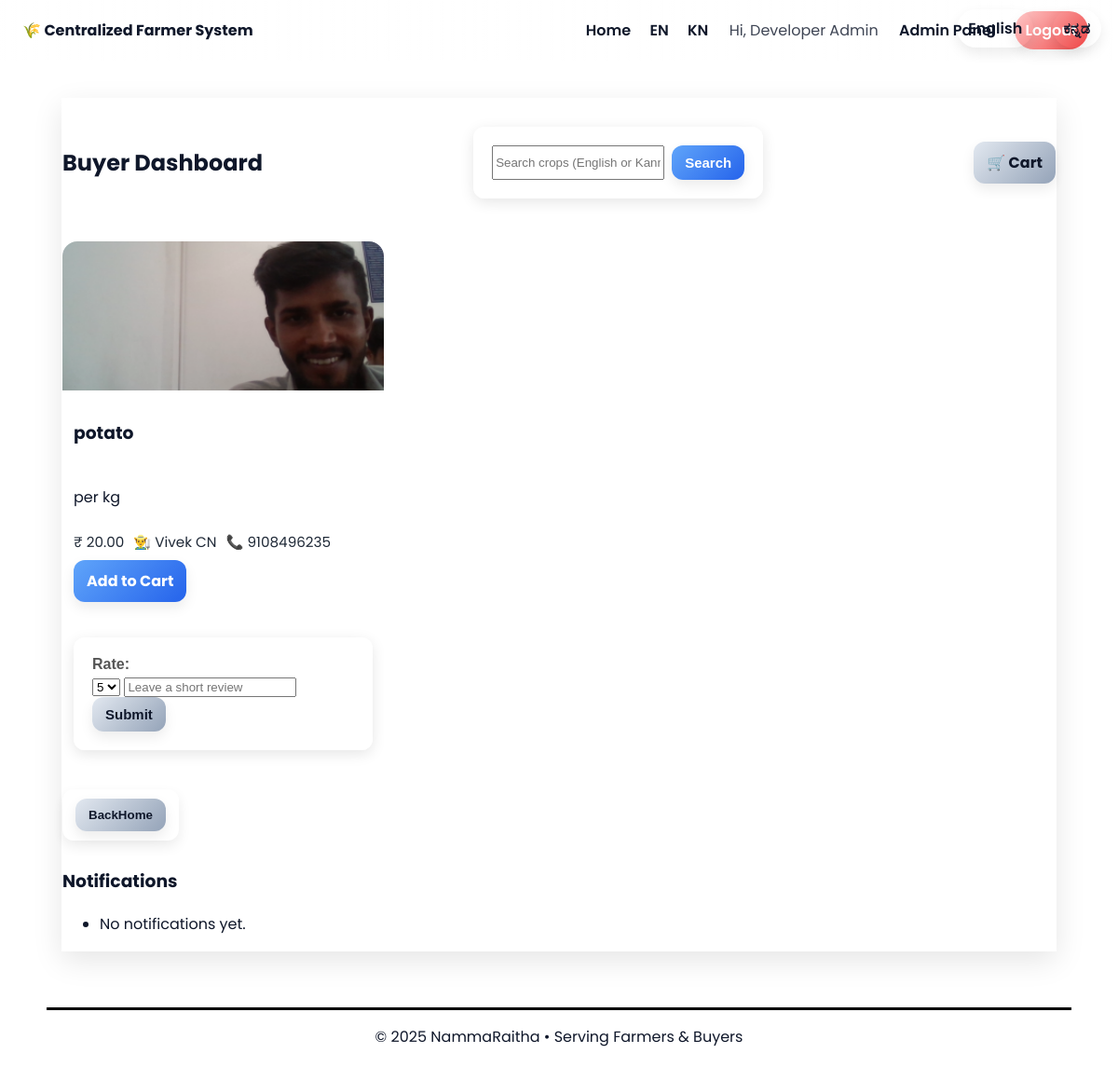
The page /search (signed in) on the database its author committed.
### tables this page shows
CREATE TABLE products (
            id INTEGER PRIMARY KEY AUTOINCREMENT,
            farmer_id INTEGER NOT NULL,
            name TEXT NOT NULL,
            description TEXT,
            price REAL NOT NULL,
            phone TEXT,
            image_filename TEXT,
            sold INTEGER DEFAULT 0,
            created_at TEXT NOT NULL,
            FOREIGN KEY(farmer_id) REFERENCES users(id)
        );

### app.py (the view)
@app.route('/search')
def search():
    q = request.args.get('q','').strip().lower()
    qx = KANNADA_MAP.get(q, q)
    conn = get_db(); cur = conn.cursor()
    cur.execute("""
        SELECT p.*, u.name AS farmer_name
        FROM products p
        JOIN users u ON p.farmer_id = u.id
        LEFT JOIN reviews r ON p.id = r.product_id
        WHERE p.sold=0 AND (LOWER(p.name) LIKE ? OR LOWER(p.description) LIKE ?)
        GROUP BY p.id
        ORDER BY COALESCE(AVG(r.rating),0) DESC
    """, (f'%{qx}%', f'%{qx}%',))
    rows = cur.fetchall()
    conn.close()
    return render_template('buyer_dashboard.html', products=rows, notes=[], query=q)

### app.py (called while the page is built)
def get_db():
    conn = sqlite3.connect(os.path.join(BASE_DIR, 'app.db'))
    conn.row_factory = sqlite3.Row
    return conn

def t(key):
    lang = session.get('lang', 'en')
    return TRANSLATIONS.get(lang, TRANSLATIONS['en']).get(key, key)

@app.context_processor
def inject_translations():
    return {'t': t, 'lang': session.get('lang','en')}

### templates/buyer_dashboard.html (shortened to what this page needs)
{% extends 'base.html' %}
{% block content %}
<section class="dashboard glass">
  <div class="dash-header">
    <h2>Buyer Dashboard</h2>
    <form action="{{ url_for('search') }}" class="search">
      <input name="q" id="search-input" value="{{ query or '' }}" placeholder="Search crops (English or Kannada)...">
      <button class="btn primary">Search</button>
    </form>
    <a href="{{ url_for('buyer_cart') }}" class="btn secondary">🛒 Cart</a>
  </div>
  <div class="grid">
    {% for p in products %}
      <div class="tile">
        <img src="{{ url_for('uploaded_file', filename=p.image_filename) if p.image_filename else 'https://images.unsplash.com/photo-1592924357228-91a4daadcfea?q=80&w=2069&auto=format&fit=crop' }}" alt="product">
        <div class="tile-body">
          <h3>{{ p.name }}</h3>
          <p>{{ p.description }}</p>
          <div class="meta">
            <span>₹ {{ '%.2f'|format(p.price) }}</span>
            <span>👨‍🌾 {{ p.farmer_name }}</span>
            <span>📞 {{ p.phone or 'N/A' }}</span>
          </div>
          <div class="actions">
            <a class="btn primary" href="{{ url_for('add_to_cart', pid=p.id) }}">Add to Cart</a>
          </div>
          <form method="post" action="{{ url_for('review', pid=p.id) }}" class="review">
            <label>Rate:</label>
            <select name="rating">
              <option>5</option><option>4</option><option>3</option><option>2</option><option>1</option>
            </select>
            <input name="text" placeholder="Leave a short review">
            <button class="btn secondary">Submit</button>
          </form>
        </div>
      </div>
    {% else %}
      <p>No products available right now.</p>
    {% endfor %}
  </div>
 <a href="{{ url_for('index') }}" class="btn btn-primary" style="margin-bottom:10px;"><button class="btn secondary">BackHome</button>
</a>
  <h3>Notifications</h3>
  <ul class="notes">
    {% for n in notes %}
      <li>🔔 {{ n.message }} <small>{{ n.created_at }}</small></li>
    {% else %}
      <li>No notifications yet.</li>
    {% endfor %}
  </ul>
</section>
{% endblock %}

### static/css/style.css (style rules this page uses)
:root { --glass-bg: rgba(255,255,255,0.2); --glass-stroke: rgba(255,255,255,0.35); --text: #0f172a; --accent: #2563eb; --success: #16a34a; --warn: #f59e0b; --danger: #ef4444; }
* { box-sizing: border-box; }
body { margin:0; font-family:'Poppins',system-ui,-apple-system,Segoe UI,Roboto; color:var(--text); min-height:100vh; background-size:cover; background-position:center; backdrop-filter:saturate(120%) blur(1px); }
.glass { background:var(--glass-bg); border:1px solid var(--glass-stroke); box-shadow:0 10px 30px rgba(0,0,0,.1); backdrop-filter: blur(10px); }
.btn { display:inline-block; padding:10px 14px; border:none; border-radius:12px; cursor:pointer; text-decoration:none; font-weight:700; box-shadow:0 6px 14px rgba(0,0,0,.08); transition: transform .15s, box-shadow .2s; }
.btn.primary { background:linear-gradient(135deg, #60a5fa, #2563eb); color:white; }
.btn.secondary { background:linear-gradient(135deg, #e2e8f0, #94a3b8); color:#0f172a; }
.dashboard .dash-header { display:flex; gap:12px; align-items:center; justify-content:space-between; margin-bottom:16px; }
.search { display:flex; gap:8px; position:relative; }
.search input { flex:1; }
.grid { display:grid; grid-template-columns: repeat(auto-fill,minmax(260px,1fr)); gap:16px; }
.tile { background:white; border-radius:16px; overflow:hidden; display:flex; flex-direction:column; }
.tile img { width:100%; height:160px; object-fit:cover; }
.tile-body { padding:12px; display:flex; flex-direction:column; gap:8px; }
.meta { display:flex; gap:10px; flex-wrap:wrap; font-size:.95rem; color:#1f2937; }
.actions { display:flex; gap:8px; }

### static/css/add_product.css (style rules this page uses)
form { max-width: 600px; margin: 30px auto; padding: 20px; background: rgba(255, 255, 255, 0.95); border-radius: 12px; box-shadow: 0 4px 15px rgba(0,0,0,0.1); font-family: Arial, sans-serif; }
form label { display: block; font-weight: bold; margin-bottom: 5px; color: #555; }
form button { display: inline-block; padding: 10px 20px; background-color: #2c7be5; color: #a4d1ee; border: none; border-radius: 6px; cursor: pointer; font-size: 15px; transition: background-color 0.3s ease; }

### rows shown on the page
products: image_filename (picture), name "potato", description "per kg", price "20.00", farmer_name "Vivek CN", phone "9108496235"

### other values the page prints
{{ t('title') }} "Centralized Farmer System"
{{ session.get('name') }} "Developer Admin"
{{ t('admin') }} "Admin"
{{ t('logout') }} "Logout"
{{ 2025 }} "2025"
